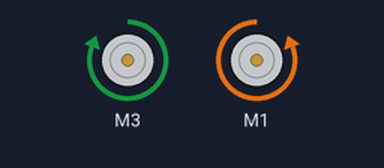
This sketch was run on a simulated Arduino Uno, built with avr-gcc and run on an emulated ATmega328P. Parts: 2 × DC motor (green arrow = forward, orange = backward, longer = faster).

Above: at 0.1 s.
Timing chart, 0 to 1.6 s (numbered marks = the images above):
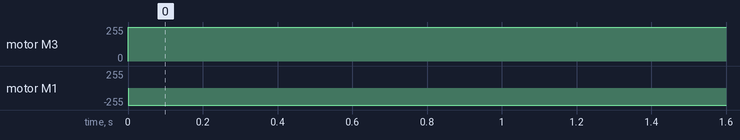

The sketch:

SPINNNNNIN_NASSSSSCARRR.ino
```cpp
/*
Drive Test
             Test to Drive Breadboard bot forward
*/
#include <Wire.h>
#include <Adafruit_MotorShield.h>
      // Define constants

  Adafruit_MotorShield AFMS = Adafruit_MotorShield();

  int count =20;

#define TESTTIME 5000

const byte SPEED = 255;   // default speed for motors
      // Define 'ports' for motors.
const byte LEFTMOTORPORT = 3;
const byte RIGHTMOTORPORT = 1;
      // Create pointers to motor control objects
Adafruit_DCMotor *motorLeft = AFMS.getMotor(LEFTMOTORPORT);
Adafruit_DCMotor *motorRight = AFMS.getMotor(RIGHTMOTORPORT);

void setup() {
AFMS.begin();   // Create with default frequenchy 1.6KHz
                // turn off all motors to start
motorLeft->run(RELEASE);
motorRight->run(RELEASE);

}

void loop() {

//delay(2000); // Delay for two sec to give time to place the bot down

motorLeft->setSpeed(SPEED);
motorRight->setSpeed(SPEED);
motorLeft->run(FORWARD);
motorRight->run(BACKWARD);
delay(TESTTIME);   // run for 1 sec.
  digitalWrite(13, HIGH);   // turn the LED on (HIGH is the voltage level)
  delay(800);              // wait for a second
  digitalWrite(13, LOW);    // turn the LED off by making the voltage LOW
  delay(300);              // wait for a second
  digitalWrite(13, HIGH);  // LED on
  delay(300);                // delay
  digitalWrite(13, LOW);    // LED off
  delay(800);
}
```

Measured:
- by itself, motor M3: stopped → forward 255/255 at 0.00 s
- by itself, motor M1: stopped → backward 255/255 at 0.00 s
